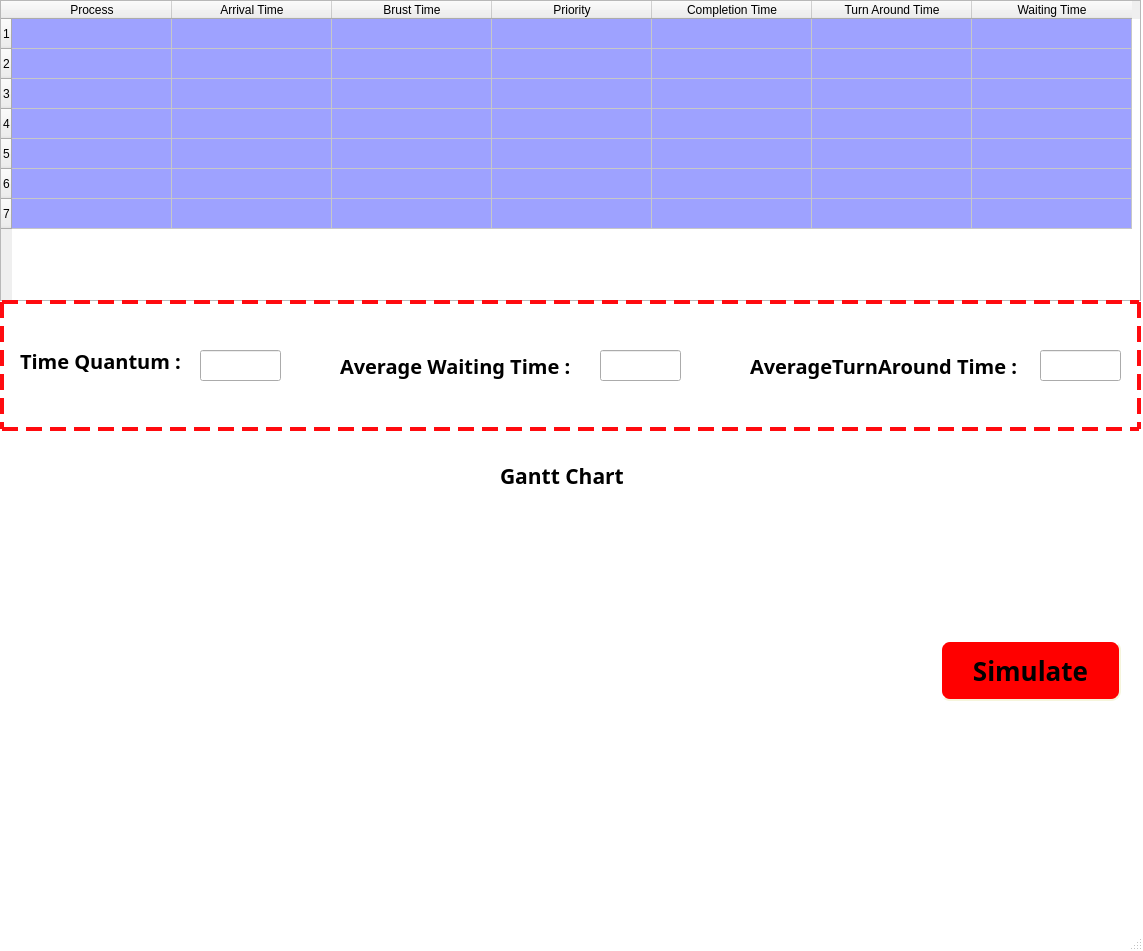
<?xml version="1.0" encoding="UTF-8"?>
<ui version="4.0">
 <class>MainWindow</class>
 <widget class="QMainWindow" name="MainWindow">
  <property name="geometry">
   <rect>
    <x>0</x>
    <y>0</y>
    <width>1143</width>
    <height>951</height>
   </rect>
  </property>
  <property name="windowTitle">
   <string>Simulator</string>
  </property>
  <property name="autoFillBackground">
   <bool>false</bool>
  </property>
  <property name="styleSheet">
   <string notr="true">QMainWindow
{
background-color:#fff;
}</string>
  </property>
  <widget class="QWidget" name="centralwidget">
   <widget class="QTableWidget" name="tableWidget">
    <property name="geometry">
     <rect>
      <x>0</x>
      <y>0</y>
      <width>1141</width>
      <height>301</height>
     </rect>
    </property>
    <property name="font">
     <font>
      <family>Source Sans Pro Black</family>
      <pointsize>10</pointsize>
      <weight>75</weight>
      <bold>true</bold>
     </font>
    </property>
    <property name="styleSheet">
     <string notr="true">QTableWidget::Item
{
background-color :rgba(7, 19, 255, 100);
}

</string>
    </property>
    <property name="sortingEnabled">
     <bool>false</bool>
    </property>
    <property name="wordWrap">
     <bool>true</bool>
    </property>
    <property name="cornerButtonEnabled">
     <bool>true</bool>
    </property>
    <property name="rowCount">
     <number>7</number>
    </property>
    <attribute name="horizontalHeaderDefaultSectionSize">
     <number>160</number>
    </attribute>
    <attribute name="horizontalHeaderHighlightSections">
     <bool>true</bool>
    </attribute>
    <row/>
    <row/>
    <row/>
    <row/>
    <row/>
    <row/>
    <row/>
    <column>
     <property name="text">
      <string>Process</string>
     </property>
    </column>
    <column>
     <property name="text">
      <string>Arrival Time</string>
     </property>
    </column>
    <column>
     <property name="text">
      <string>Brust Time</string>
     </property>
    </column>
    <column>
     <property name="text">
      <string>Priority</string>
     </property>
    </column>
    <column>
     <property name="text">
      <string>Completion Time</string>
     </property>
    </column>
    <column>
     <property name="text">
      <string>Turn Around Time</string>
     </property>
    </column>
    <column>
     <property name="text">
      <string>Waiting Time</string>
     </property>
    </column>
   </widget>
   <widget class="QPushButton" name="test">
    <property name="geometry">
     <rect>
      <x>940</x>
      <y>640</y>
      <width>181</width>
      <height>61</height>
     </rect>
    </property>
    <property name="font">
     <font>
      <family>Tekton Pro</family>
      <pointsize>-1</pointsize>
      <weight>75</weight>
      <italic>false</italic>
      <bold>true</bold>
     </font>
    </property>
    <property name="styleSheet">
     <string notr="true">QPushButton
{
    background-color: red;
    border-style: outset;
    border-width: 2px;
    border-radius: 10px;
    border-color: beige;
    font: bold 26px;
    min-width: 5em;
    padding: 1px;
}

QPushButton:pressed {
    background-color: rgb(224, 0, 0);
    border-style: inset;
}</string>
    </property>
    <property name="text">
     <string>Simulate</string>
    </property>
   </widget>
   <widget class="QFrame" name="frame">
    <property name="geometry">
     <rect>
      <x>0</x>
      <y>300</y>
      <width>1141</width>
      <height>131</height>
     </rect>
    </property>
    <property name="font">
     <font>
      <family>Tahoma</family>
      <pointsize>12</pointsize>
      <weight>75</weight>
      <bold>true</bold>
     </font>
    </property>
    <property name="styleSheet">
     <string notr="true">QFrame
{
border : 4px dashed rgb(255, 11, 15)
}</string>
    </property>
    <property name="frameShape">
     <enum>QFrame::StyledPanel</enum>
    </property>
    <property name="frameShadow">
     <enum>QFrame::Raised</enum>
    </property>
    <widget class="QLabel" name="label">
     <property name="geometry">
      <rect>
       <x>20</x>
       <y>40</y>
       <width>191</width>
       <height>41</height>
      </rect>
     </property>
     <property name="font">
      <font>
       <family>Segoe UI Black</family>
       <pointsize>-1</pointsize>
       <weight>75</weight>
       <bold>true</bold>
      </font>
     </property>
     <property name="styleSheet">
      <string notr="true">QLabel
{
font-size : 20px;
border : none;
}

</string>
     </property>
     <property name="text">
      <string>Time Quantum : </string>
     </property>
    </widget>
    <widget class="QLabel" name="label_2">
     <property name="geometry">
      <rect>
       <x>340</x>
       <y>40</y>
       <width>241</width>
       <height>51</height>
      </rect>
     </property>
     <property name="font">
      <font>
       <family>Segoe UI Black</family>
       <pointsize>-1</pointsize>
       <weight>75</weight>
       <bold>true</bold>
      </font>
     </property>
     <property name="styleSheet">
      <string notr="true">QLabel
{
font-size : 20px;
border : none;
}

</string>
     </property>
     <property name="text">
      <string>Average Waiting Time : </string>
     </property>
    </widget>
    <widget class="QLabel" name="label_3">
     <property name="geometry">
      <rect>
       <x>750</x>
       <y>40</y>
       <width>281</width>
       <height>51</height>
      </rect>
     </property>
     <property name="font">
      <font>
       <family>Segoe UI Black</family>
       <pointsize>-1</pointsize>
       <weight>75</weight>
       <bold>true</bold>
      </font>
     </property>
     <property name="styleSheet">
      <string notr="true">QLabel
{
font-size : 20px;
border : none;
}

</string>
     </property>
     <property name="text">
      <string>AverageTurnAround Time : </string>
     </property>
    </widget>
    <widget class="QLineEdit" name="averageTAT">
     <property name="geometry">
      <rect>
       <x>1040</x>
       <y>50</y>
       <width>81</width>
       <height>31</height>
      </rect>
     </property>
     <property name="font">
      <font>
       <family>Source Sans Pro Black</family>
       <pointsize>14</pointsize>
       <weight>75</weight>
       <italic>false</italic>
       <bold>true</bold>
      </font>
     </property>
     <property name="styleSheet">
      <string notr="true">QLineEdit
{
padding : 1px 2px 2px 2px;
}</string>
     </property>
    </widget>
    <widget class="QLineEdit" name="averageWT">
     <property name="geometry">
      <rect>
       <x>600</x>
       <y>50</y>
       <width>81</width>
       <height>31</height>
      </rect>
     </property>
     <property name="font">
      <font>
       <family>Source Sans Pro Black</family>
       <pointsize>14</pointsize>
       <weight>75</weight>
       <italic>false</italic>
       <bold>true</bold>
      </font>
     </property>
     <property name="styleSheet">
      <string notr="true">QLineEdit
{
padding : 1px 2px 2px 2px;
}</string>
     </property>
    </widget>
    <widget class="QLineEdit" name="timeQuantum">
     <property name="geometry">
      <rect>
       <x>200</x>
       <y>50</y>
       <width>81</width>
       <height>31</height>
      </rect>
     </property>
     <property name="font">
      <font>
       <family>Source Sans Pro Black</family>
       <pointsize>14</pointsize>
       <weight>75</weight>
       <italic>false</italic>
       <bold>true</bold>
      </font>
     </property>
     <property name="styleSheet">
      <string notr="true">QLineEdit
{
padding : 1px 2px 2px 2px;
}</string>
     </property>
    </widget>
   </widget>
   <widget class="QLabel" name="label_4">
    <property name="geometry">
     <rect>
      <x>500</x>
      <y>450</y>
      <width>231</width>
      <height>51</height>
     </rect>
    </property>
    <property name="font">
     <font>
      <family>Rockwell Extra Bold</family>
      <pointsize>16</pointsize>
      <weight>75</weight>
      <bold>true</bold>
     </font>
    </property>
    <property name="text">
     <string>Gantt Chart </string>
    </property>
   </widget>
  </widget>
  <widget class="QStatusBar" name="statusbar"/>
 </widget>
 <resources/>
 <connections/>
</ui>
